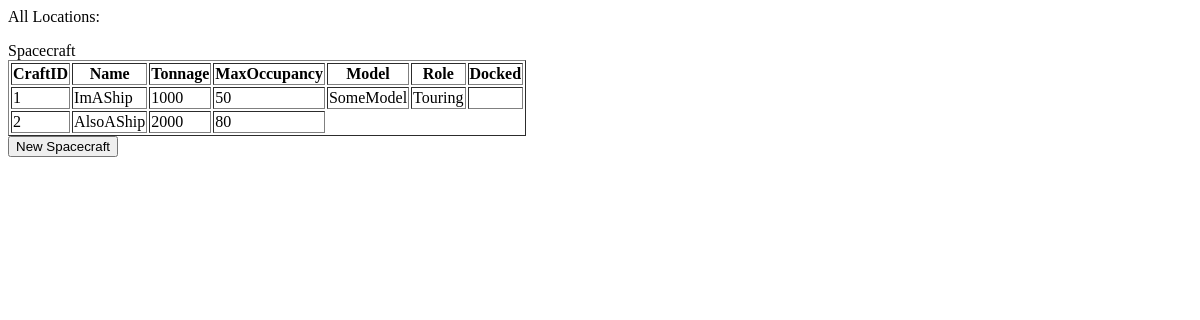
/viewspacecraft.php, run on an earlier commit of the app's database.
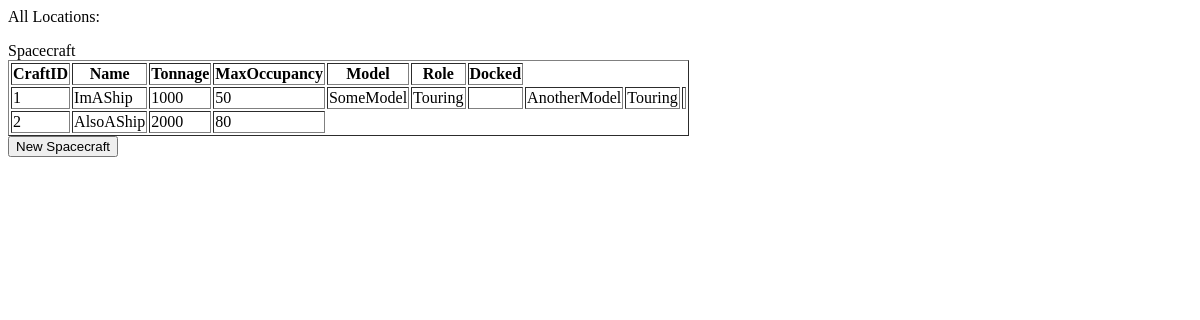
And on a later commit of the database.
### tables this page shows
Create Table If Not Exists Spacecraft(
	Spacecraft_ID		Integer NOT NULL AUTO_INCREMENT,
	Name				Varchar(100) UNIQUE,
	Tonnage				Integer,
	Max_Occupancy		Integer,
	Constraint Spacecraft_PK Primary Key(Spacecraft_ID)
);

Create Table If Not Exists Spaceship(
	Spacecraft_ID			Integer,
	Model					Varchar(100),
	Role					Varchar(100),
	Station_Docked_At		Varchar(100),
	Constraint Spaceship_PK Primary Key(Spacecraft_ID),
	Constraint Spaceship_FK Foreign Key(Spacecraft_ID) References Spacecraft(Spacecraft_ID)
);

### viewspacecraft.php (the view, shortened to what this page needs)
<html>
<body>
<p>All Locations:</p>
<?php
$con=mysqli_connect("localhost","root","pancakes","starbase");
$spacecrafts = mysqli_query($con,"SELECT * FROM Spacecraft");
$ships = mysqli_query($con,"SELECT * FROM Spaceship");
echo "<table border='1'><tr>
<th>CraftID</th>
<th>Name</th>
<th>Tonnage</th>
<th>MaxOccupancy</th>
<th>Model</th>
<th>Role</th>
<th>Docked</th></tr>";
while($row = mysqli_fetch_array($spacecrafts))
  {
  echo "<tr>";
  echo "<td>" . $row['Spacecraft_ID'] . "</td>";
  echo "<td>" . $row['Name'] . "</td>";
  echo "<td>" . $row['Tonnage'] . "</td>";
  echo "<td>" . $row['Max_Occupancy'] . "</td>";
  while($row = mysqli_fetch_array($ships)) {
	echo "<td>" . $row['Model'] . "</td>";
	echo "<td>" . $row['Role'] . "</td>";
	echo "<td>" . $row['Docked'] . "</td>";
  }
  echo "</tr>";
  }
echo "</table>";
?>
<form action="addcraft.php?job=add" method="post">
  <input type="submit" value="New Spacecraft">
</form>
</body>
</html>

What changed in the data, as far as the page shows it:
added spaceship: Model "AnotherModel", Role "Touring", shown under spacecraft "ImAShip"
